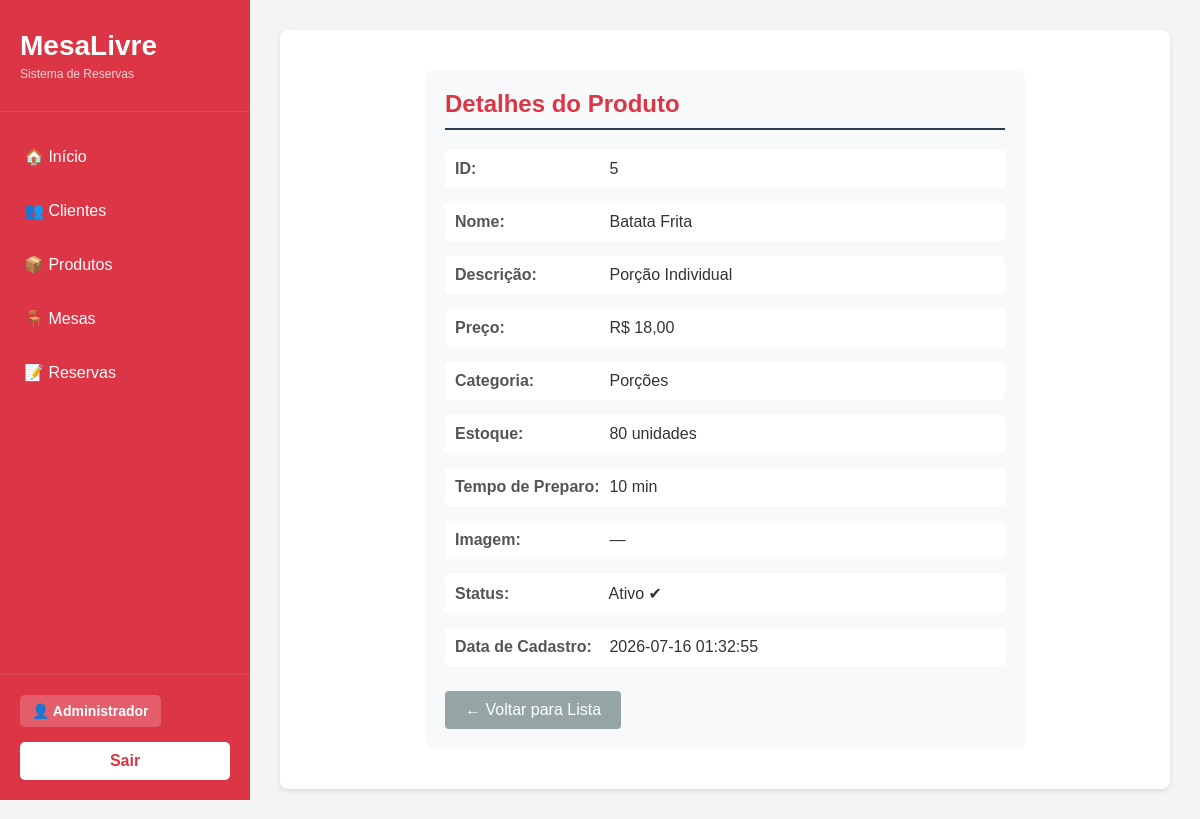
Page /MesaLivre/produto.php?fun=exibir&id=5 (signed in) on the committed database.
### tables this page shows
CREATE TABLE produtos (

    id_produto INT AUTO_INCREMENT PRIMARY KEY,

    id_categoria INT NOT NULL,

    nome VARCHAR(100) NOT NULL,

    descricao TEXT,

    preco DECIMAL(10,2) NOT NULL,

    estoque INT DEFAULT 0,

    tempo_preparo INT,

    imagem VARCHAR(255),

    ativo BOOLEAN DEFAULT TRUE,

    data_cadastro DATETIME DEFAULT CURRENT_TIMESTAMP,

    FOREIGN KEY (id_categoria)
        REFERENCES categorias(id_categoria)

);

CREATE TABLE categorias (
    id_categoria INT AUTO_INCREMENT PRIMARY KEY,
    nome VARCHAR(60) NOT NULL,
    cor VARCHAR(20),
    icone VARCHAR(100),
    ativo BOOLEAN DEFAULT TRUE
);

### MesaLivre/controle/produto/ExibirProduto_class.php (called while the page is built)
<?php
	include_once("modelo/produto/ProdutoDAO_class.php");
	class ExibirProduto{
		public function __construct(){
			$dao = new ProdutoDAO();
			$p = $dao->exibir($_GET["id"]);
			include_once("visao/produto/exibeProduto.php");
		}
	}
?>

### MesaLivre/modelo/produto/ProdutoDAO_class.php (called while the page is built, shortened)
<?php
include_once "ConnectionFactory_class.php";
include_once "Produto_class.php";
class ProdutoDAO {
    public function exibir($id) {
        try {
            $fabrica = new ConnectionFactory();
            $con = $fabrica->getConnection();
            $stmt = $con->prepare(
                "SELECT p.*, c.nome AS categoria_nome
                 FROM produtos p
                 INNER JOIN categorias c ON p.id_categoria = c.id_categoria
                 WHERE p.id_produto = :id"
            );
            $stmt->bindValue(':id', $id);
            $stmt->execute();
            $dado = $stmt->fetchAll(PDO::FETCH_ASSOC);
            $p = new Produto();
            $p->setIdProduto($dado[0]["id_produto"]);
            $p->setIdCategoria($dado[0]["id_categoria"]);
            $p->setNome($dado[0]["nome"]);
            $p->setDescricao($dado[0]["descricao"]);
            $p->setPreco($dado[0]["preco"]);
            $p->setEstoque($dado[0]["estoque"]);
            $p->setTempoPreparo($dado[0]["tempo_preparo"]);
            $p->setImagem($dado[0]["imagem"]);
            $p->setAtivo($dado[0]["ativo"]);
            $p->setDataCadastro($dado[0]["data_cadastro"]);
            $p->setCategoriaNome($dado[0]["categoria_nome"]);
            return $p;
        } catch (PDOException $ex) {
            echo "Erro ao exibir produto: " . $ex->getMessage();
            return null;
        }
    }
}
?>

### MesaLivre/modelo/ConnectionFactory_class.php (called while the page is built, shortened)
<?php
if(!class_exists('ConnectionFactory')){
	class ConnectionFactory{
		public $dbType = "mysql";
		public $host = "localhost";
		public $user = "root";
		public $senha = "";
		public $db = "mesalivre";
		public $persistente = false;
		public function getConnection(){
			try{
				$this->con = new PDO(
					$this->dbType.":host=".$this->host.";dbname=".$this->db,
					$this->user,
					$this->senha,
					array(PDO::ATTR_PERSISTENT => $this->persistente,
					PDO::ATTR_ERRMODE => PDO::ERRMODE_EXCEPTION)
				);
				return $this->con;
			}
			catch(PDOException $ex){
				echo "Erro: " . $ex->getMessage();
			}
		}
	}
}
?>

### MesaLivre/modelo/produto/Produto_class.php (called while the page is built, shortened)
<?php
class Produto{
    private $id_produto;
    private $nome;
    private $descricao;
    private $preco;
    private $estoque;
    private $tempo_preparo;
    private $imagem;
    private $ativo;
    private $data_cadastro;
    private $categoria_nome;
    public function getIdProduto(){
        return $this->id_produto;
    }
    public function setIdProduto($id_produto){
        $this->id_produto = $id_produto;
    }
    public function getNome(){
        return $this->nome;
    }
    public function setNome($nome){
        $this->nome = $nome;
    }
    public function getDescricao(){
        return $this->descricao;
    }
    public function setDescricao($descricao){
        $this->descricao = $descricao;
    }
    public function getPreco(){
        return $this->preco;
    }
    public function setPreco($preco){
        $this->preco = $preco;
    }
    public function getEstoque(){
        return $this->estoque;
    }
    public function setEstoque($estoque){
        $this->estoque = $estoque;
    }
    public function getTempoPreparo(){
        return $this->tempo_preparo;
    }
    public function setTempoPreparo($tempo_preparo){
        $this->tempo_preparo = $tempo_preparo;
    }
    public function getImagem(){
        return $this->imagem;
    }
    public function setImagem($imagem){
        $this->imagem = $imagem;
    }
    public function getAtivo(){
        return $this->ativo;
    }
    public function setAtivo($ativo){
        $this->ativo = $ativo;
    }
    public function getDataCadastro(){
        return $this->data_cadastro;
    }
    public function setDataCadastro($data_cadastro){
        $this->data_cadastro = $data_cadastro;
    }
    public function getCategoriaNome(){
        return $this->categoria_nome;
    }
    public function setCategoriaNome($categoria_nome){
        $this->categoria_nome = $categoria_nome;
    }
}
?>

### MesaLivre/visao/produto/exibeProduto.php (the view)
<div class="detail-box">
    <h2>Detalhes do Produto</h2>
    <div class="detail-item">
        <span class="detail-label">ID:</span>
        <span class="detail-value"><?php echo $p->getIdProduto(); ?></span>
    </div>
    <div class="detail-item">
        <span class="detail-label">Nome:</span>
        <span class="detail-value"><?php echo $p->getNome(); ?></span>
    </div>
    <div class="detail-item">
        <span class="detail-label">Descrição:</span>
        <span class="detail-value"><?php echo $p->getDescricao(); ?></span>
    </div>
    <div class="detail-item">
        <span class="detail-label">Preço:</span>
        <span class="detail-value">R$ <?php echo number_format($p->getPreco(), 2, ',', '.'); ?></span>
    </div>
    <div class="detail-item">
        <span class="detail-label">Categoria:</span>
        <span class="detail-value"><?php echo $p->getCategoriaNome(); ?></span>
    </div>
    <div class="detail-item">
        <span class="detail-label">Estoque:</span>
        <span class="detail-value"><?php echo $p->getEstoque(); ?> unidades</span>
    </div>
    <div class="detail-item">
        <span class="detail-label">Tempo de Preparo:</span>
        <span class="detail-value"><?php echo $p->getTempoPreparo() !== null ? $p->getTempoPreparo() . ' min' : '—'; ?></span>
    </div>
    <div class="detail-item">
        <span class="detail-label">Imagem:</span>
        <span class="detail-value"><?php echo $p->getImagem() ?: '—'; ?></span>
    </div>
    <div class="detail-item">
        <span class="detail-label">Status:</span>
        <span class="detail-value"><?php echo $p->getAtivo() ? 'Ativo ✔' : 'Inativo ✗'; ?></span>
    </div>
    <div class="detail-item">
        <span class="detail-label">Data de Cadastro:</span>
        <span class="detail-value"><?php echo $p->getDataCadastro(); ?></span>
    </div>
    <a href="produto.php?fun=listar" class="btn-back">← Voltar para Lista</a>
</div>

### assets/css/visao/exibir.css (style rules this page uses)
.detail-box { max-width: 600px; margin: 0 auto; padding: 20px; background-color: #f8f9fa; border-radius: 8px; }
h2 { color: #2c3e50; margin-bottom: 20px; border-bottom: 2px solid #2c3e50; padding-bottom: 10px; }
.detail-item { margin-bottom: 15px; padding: 10px; background-color: white; border-radius: 4px; }
.detail-label { font-weight: bold; color: #555; display: inline-block; width: 150px; }
.detail-value { color: #333; }
.btn-back { background-color: #2c3e50; color: white; padding: 10px 20px; text-decoration: none; border-radius: 4px; display: inline-block; margin-top: 20px; }

### assets/css/visao/alterar.css (style rules this page uses)
h2 { color: #2c3e50; margin-bottom: 20px; }
.btn-back { background-color: #95a5a6; color: white; padding: 10px 20px; text-decoration: none; border-radius: 4px; display: inline-block; margin-top: 10px; }

### assets/css/visao/cadastrar.css (style rules this page uses)
h2 { color: #2c3e50; margin-bottom: 20px; }
.btn-back { background-color: #95a5a6; color: white; padding: 10px 20px; text-decoration: none; border-radius: 4px; display: inline-block; margin-top: 10px; }

### assets/css/visao/listar.css (style rules this page uses)
h2 { color: #dc3545; margin-bottom: 20px; font-size: 24px; }

### MesaLivre/visao/topo.php (style rules this page uses)
* { margin: 0; padding: 0; box-sizing: border-box; }
body { font-family: Arial, sans-serif; background-color: #f4f4f4; display: flex; min-height: 100vh; }

### rows in the picture
produtos: id_produto "5", nome "Batata Frita", descricao "Porção Individual", preco "18,00", id_categoria.nome "Porções", estoque "80", tempo_preparo "10", imagem "—", data_cadastro "2026-07-16 01:32:55"

### other values in the picture
$usuario->getNome() "Administrador"
